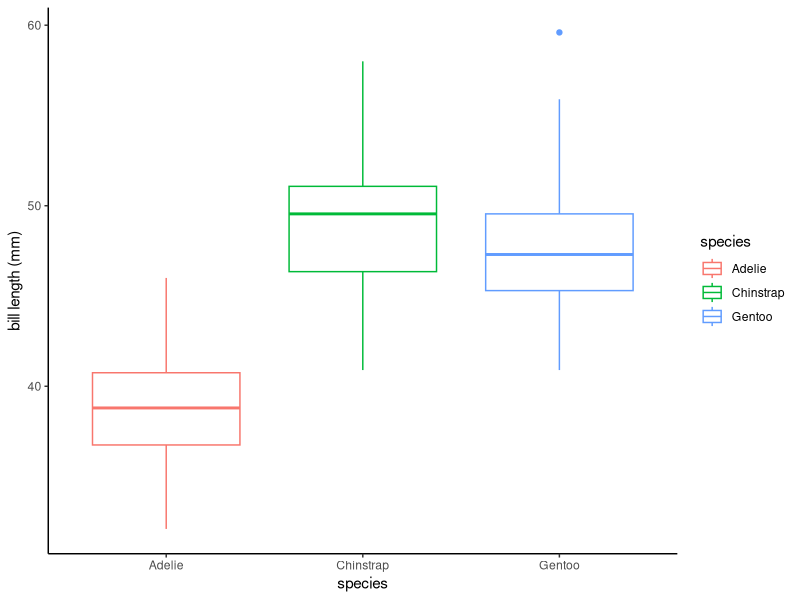

The R source for this figure:
## ---- chunk 1
knitr::opts_chunk$set(echo = TRUE)
library(palmerpenguins)
library(tidyverse)
## ---- chunk 2
ggplot(data=penguins, mapping=(aes(x=species, y=bill_length_mm)))+
  geom_boxplot(mapping=aes(color=species)) + theme_classic() +
  xlab("species")+ 
  ylab("bill length (mm)")
